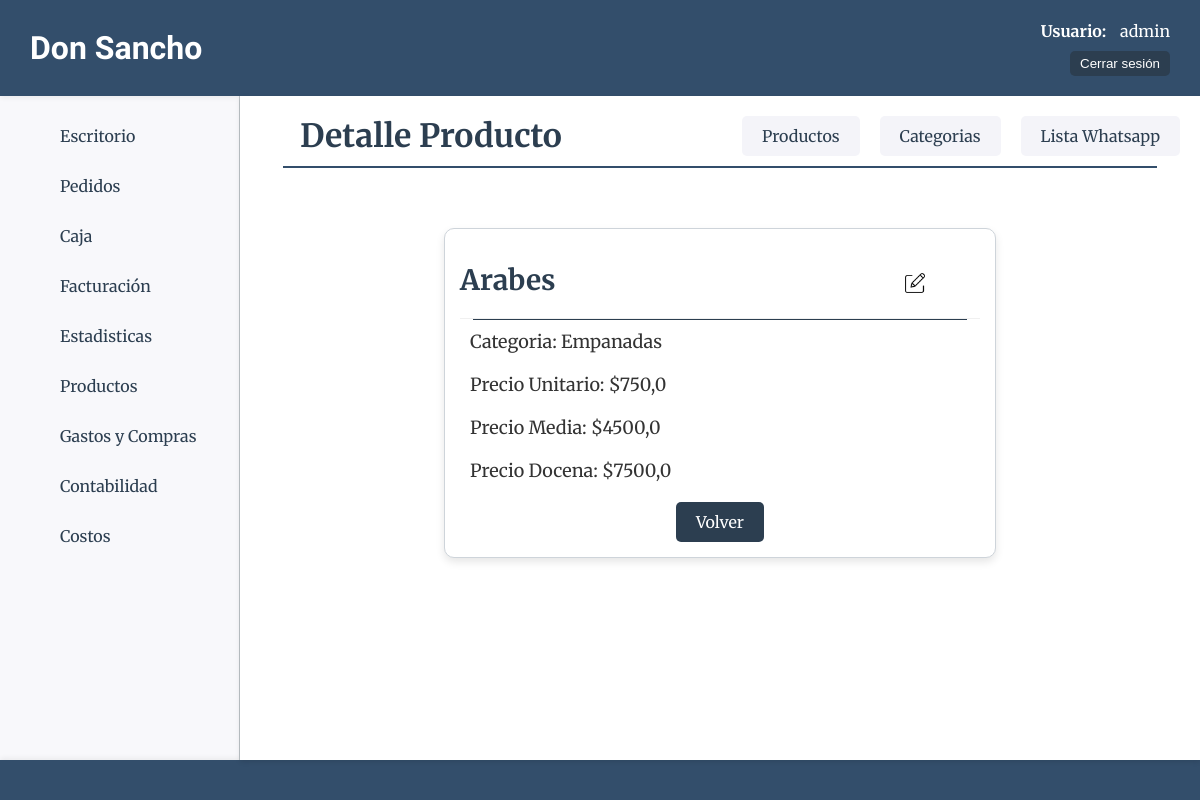
The page /productos/productos/detail/12 (signed in) on the database its author committed.
### productos/models.py (models this page shows, shortened)
class Producto(models.Model):
    nombre=models.CharField(max_length=50, verbose_name="Nombre")
    categoria=models.ForeignKey(ProductoCategoria, on_delete=models.CASCADE, verbose_name="Categoría")
    descripcion=models.CharField(max_length=200, blank=True, null=True, verbose_name="Descripción")
    precio_unit=models.FloatField(verbose_name="P. Unitario")
    precio_media=models.FloatField(blank=True, null=True, verbose_name="P. Media")
    precio_doc=models.FloatField(blank=True, null=True, verbose_name="P. Docena")

class ProductoCategoria(models.Model):
    nombre=models.CharField(max_length=50)
    estado=models.BooleanField(default=True)
    def __str__(self):
        return self.nombre

### productos/views.py (the view)
# urls.py: path("productos/detail/<int:pk>", views.ProductoDetail.as_view(), name="productos_detail"),
class ProductoDetail(LoginRequiredMixin, DetailView):
    model = models.Producto

### core/context_processors.py (called while the page is built)
def counter_pedidos(request):
    cant_pedidos = Pedido.objects.all().count()
    cant_entregados = Pedido.objects.filter(estado='entregado').count()
    cant_pendientes = Pedido.objects.filter(estado='pendiente').count()
    cant_reservados = Pedido.objects.filter(estado='reservado').count()
    cant_envios = Pedido.objects.filter(forma_entrega__precio__gt=0).count()
    return {
        'cant_pedidos':cant_pedidos,
        "cant_entregados":cant_entregados,
        "cant_pendientes":cant_pendientes,
        "cant_reservados":cant_reservados,
        "cant_envios":cant_envios
        }

### productos/templates/productos/producto_detail.html (shortened to what this page needs)
{% extends 'core/base.html' %}
{% load static %}
{% block css %}
    <link rel="stylesheet" href="{% static 'productos/css/styles.css' %}">
{% endblock css %}
{% block titulo %}
    {% include 'core/components/encabezado.html' with titulo_texto="Detalle Producto" %}
{% endblock titulo %}
{% block main %}
    <section class="card eliminar">
        <div class="productos">
            <h1 class="producto-card-titulo">{{ object.nombre }}</h1>
            <div class="producto-opc">
                <a href="{% url 'productos:productos_update' producto.id%}"><img class="icono-opc" src="{% static 'productos/img/editar.webp' %}" alt="Editar Producto"></a>
            </div>
        </div>
        <hr class="categoria-hr">
        <p class="detalle-producto">Categoria: {{ object.categoria }}</p>
        <p class="detalle-producto">Precio Unitario: ${{ object.precio_unit }}</p>
        {% if object.precio_media %}
            <p class="detalle-producto">Precio Media: ${{ object.precio_media }}</p>
        {% endif %}
        {% if object.precio_doc %}
            <p class="detalle-producto">Precio Docena: ${{ object.precio_doc }}</p>
        {% endif %}
        <div class="btn-container">
            <a class="btn-success" href="{% url 'productos:home' %}">Volver</a>
        </div>
    </section>
{% endblock main %}

### core/templates/core/components/header.html (shortened to what this page needs)
<header class="header-container">
    <h1 class="title">Don Sancho</h1>
    {% if user.is_authenticated %}
    <div class="usuario-logout">
        <div class="list-link">
            <span class="usuario-label">Usuario:</span>
            <span class="usuario-nombre">{{ user.username }}</span>
        </div>
        <form action="{% url 'core:logout' %}" method="post">
            <button type="submit" class="btn-logout">Cerrar sesión</button>
        </form>
    </div>
    {% else %}
    <div class="list-link">
        <a class="header-link-app" href="{% url 'core:login' %}">Login</a>
    </div>
    {% endif %}
</header>

### core/static/core/css/styles.css (style rules this page uses)
* { padding: 0; margin: 0; box-sizing: border-box; }
body { font-family: 'Merriweather', serif; color: #333; background-color: #f4f4f9; }
.header-container { background-color: #334e6b; height: 12vh; width: 100%; display: flex; align-items: center; justify-content: space-between; padding: 0 30px; box-shadow: 0 2px 5px rgba(0, 0, 0, 0.1); }
.title { color: #fff; font-family: 'Poetsen One', sans-serif; font-size: 32px; }
.usuario-logout { display: flex; flex-direction: column; align-items: end; }
.list-link { margin-left: 20px; }
.usuario-label { color: #fff; font-weight: bold; margin-right: 10px; }
.usuario-nombre { color: #fff; }
.btn-logout { padding: 5px 10px; background-color: #2C3E50; color: #fff; border: none; border-radius: 5px; cursor: pointer; transition: background-color 0.3s ease; text-decoration: none; }
.list-link { position: relative; margin-bottom: 10px; }
.btn-container { display: flex; justify-content: center; column-gap: 20px; }
.btn-success { padding: 10px 20px; border: none; border-radius: 5px; background-color: #2C3E50; color: #fff; font-size: 16px; cursor: pointer; text-decoration: none; text-align: center; transition: background-color 0.3s ease; }
.card { padding: 15px; border: 1px solid #ced4da; border-radius: 10px; background-color: #ffffff; box-shadow: 0 4px 8px rgba(0, 0, 0, 0.1); }
.icono-opc { width: 20px; height: 20px; transition: transform 0.3s ease; }

### productos/static/productos/css/styles.css (style rules this page uses)
.categoria-hr { width: 95%; height: 1px; border: none; background-color: #2C3E50; margin: 0 auto 5px; }
.productos { margin-top: 8px; display: grid; grid-template-columns: 50% 25% 25%; grid-template-areas: "nom prc opc"; align-items: center; padding: 10px 0; border-bottom: 1px solid #f0f0f0; }
.producto-opc { grid-area: opc; display: flex; justify-content: space-around; }
.icono-opc { width: 20px; height: 20px; transition: transform 0.3s ease; }
.eliminar { width: 60%; max-width: 600px; height: auto; margin: 50px auto; }
.eliminar p { font-size: 18px; color: #333; margin-bottom: 20px; }
.producto-card-titulo { font-size: 28px; color: #2C3E50; margin-bottom: 10px; }
.detalle-producto { font-size: 16px; color: #555; margin: 10px; }

### rows shown on the page
Producto: nombre "Arabes", categoria "Empanadas", precio_unit "750,0", precio_media "4500,0", precio_doc "7500,0"

### other values the page prints
{{ user.username }} "admin"
{{ titulo_texto }} "Detalle Producto"
